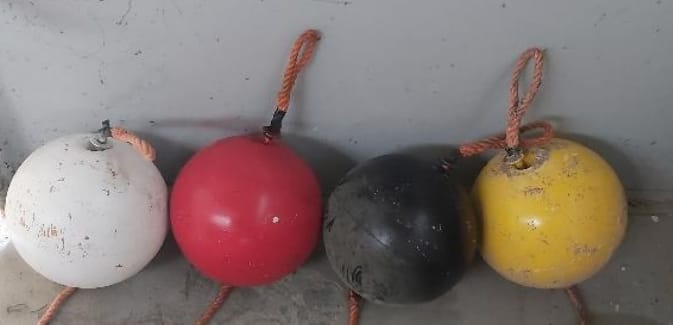
#> input picture goruntu_isleme_uygulama/fourballs.jpeg, 673 x 325 px
$ python imagesuygulama.py
#> lines starting #> are read from the running program, lines starting #| are printed output that depends on the picture; after the words box and inside, x2 and y2 are one past the last pixel; in counts of white or black regions, pixels touching at a corner belong together
import cv2
import numpy as np

img =cv2.imread('fourballs.jpeg', cv2.IMREAD_COLOR)
#> img is the input picture: shape (325, 673, 3); mean B, G, R 113.9, 117.6, 131.8
hsv =cv2.cvtColor(img, cv2.COLOR_BGR2HSV)
#> hsv: shape (325, 673, 3); mean H, S, V 83.2, 43.8, 134.3

lower_yellow = np.array([11, 70, 90])
upper_yellow = np.array([35, 255, 255])

mask = cv2.inRange(hsv,lower_yellow,upper_yellow )
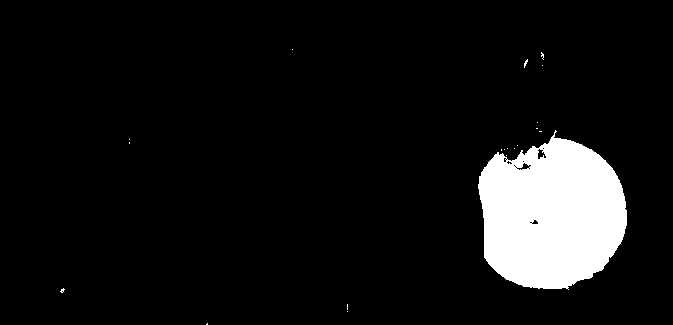
#> mask: shape (325, 673); 8.1% white; 20 white regions (19 under 20 px), largest, box (x1, y1, x2, y2) and area: (478, 130, 627, 290) 17562
kernel = np.ones((5,5), np.uint8)
median = cv2.medianBlur(mask,13)
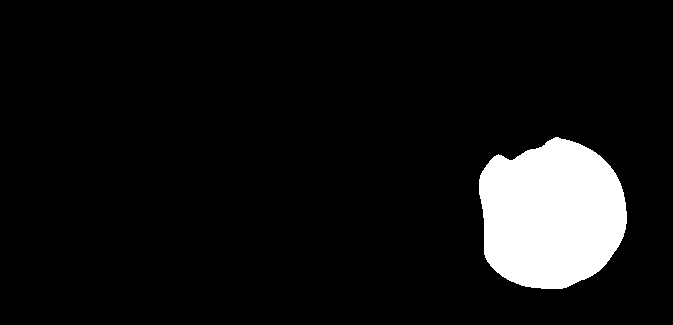
#> median: shape (325, 673); 8% white; 1 white region, box (x1, y1, x2, y2) and area: (479, 137, 627, 289) 17594
res = cv2.bitwise_and(img, img, mask= median)
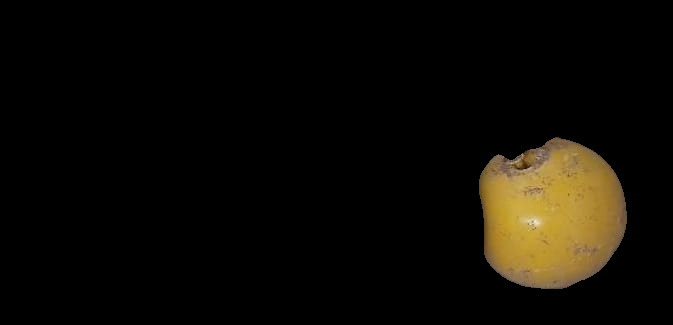
#> res: shape (325, 673, 3); mean B, G, R 4.9, 10.7, 13.3

closing = cv2.morphologyEx(mask, cv2.MORPH_CLOSE, kernel)
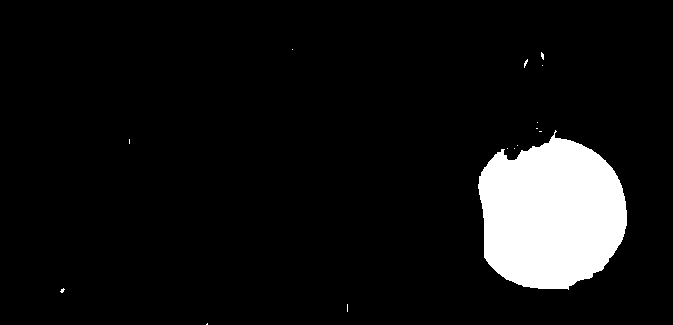
#> closing: shape (325, 673); 8.1% white; 15 white regions (14 under 20 px), largest, box (x1, y1, x2, y2) and area: (478, 130, 627, 290) 17742
opening = cv2.morphologyEx(closing, cv2.MORPH_OPEN, kernel)
#> opening: shape (325, 673); 8.1% white; 1 white region


contours, _ = cv2.findContours(opening, cv2.RETR_EXTERNAL, cv2.CHAIN_APPROX_SIMPLE)
#> contours = 1 contour; box (x1, y1, x2, y2) and area: (478, 138, 627, 289) 17478
if contours:
    largest_contour = max(contours, key = cv2.contourArea)
#> largest_contour = contour of 189 points, box (x1, y1, x2, y2) (478, 138, 627, 289), area 17478
    x, y, w, h = cv2.boundingRect(largest_contour)
#> x = 478; y = 138; w = 149; h = 151
    cv2.rectangle(img, (x, y), (x + w, y + h), (0, 255, 0), 2)
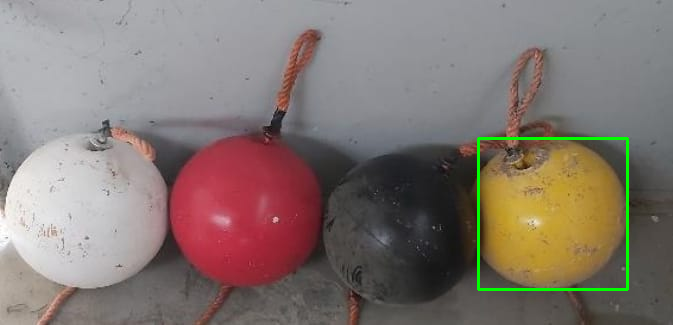
#> img: shape (325, 673, 3); 0.82% of pixels changed, all inside (x1, y1, x2, y2) = (477, 137, 629, 291)

cv2.imshow('img', img)
cv2.imshow('res', res)
cv2.imshow('opening', opening)

cv2.waitKey(0)
cv2.destroyAllWindows()
